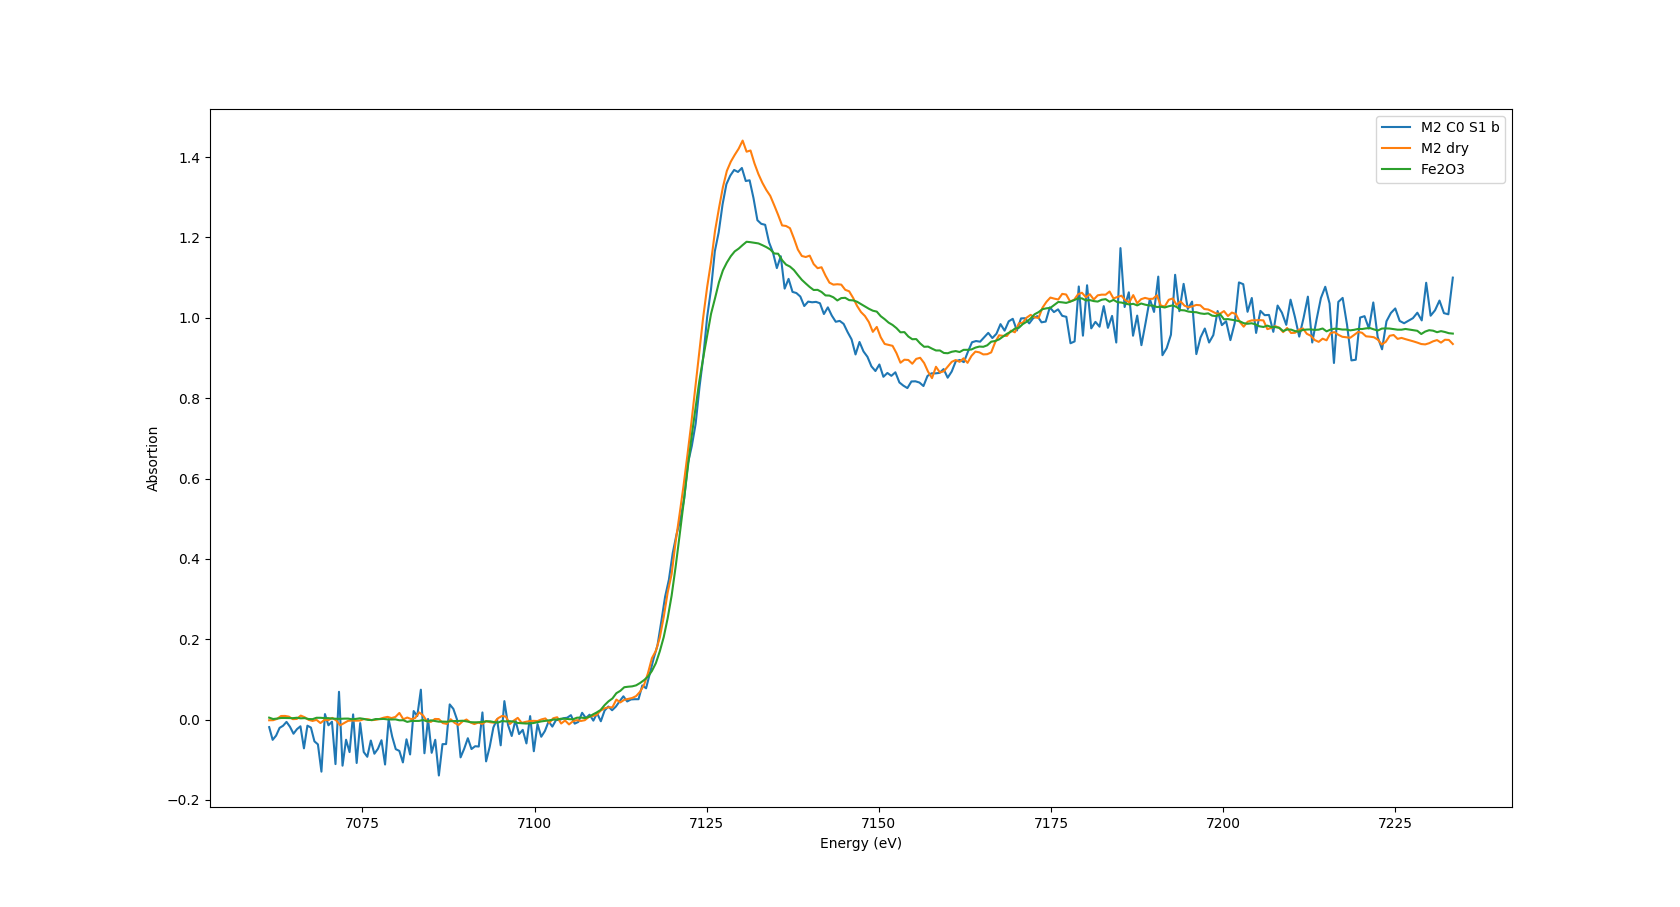

Write Python code to recreate this figure.
from __future__ import division, print_function

from helxas import HelXAS

from bayesfit.fit import least_squares, outlier_fit

import numpy as np
import matplotlib.pyplot as plt

helxas = HelXAS('1251_Luke','/home/xasadmin/data')
helxas.set_analyser('Si',531)
helxas.theta_calibration = 0

helxas_ref = HelXAS('1238_Luke','/home/xasadmin/data')
helxas_ref.set_analyser('Si',531)
helxas_ref.theta_calibration = 0

helxas_ref2 = HelXAS('1257_Luke','/home/xasadmin/data')
helxas_ref2.set_analyser('Si',531)
helxas_ref2.theta_calibration = 0

#FeS 1
SI = (range(22,25)+[49],[20,21])

SFe = (range(14,17), [17,19])
SFeS = (range(42,46), [47,48])
SFe2O3 = (range(35,40),[40,41])

#FeS 2
SI2 = ([86],[87,88])
#SFe2 = (range(14,17), [17,19])
#SFeS = (range(80,84), [84,85])

I0_ini = ([168],[160,161])
I_m2_ini = (range(164,168),[169,170])



I0_ind = ([150,218],[117,118])
m1_ind = ([138,141,144,147],[136,137])
metal1_ind = ([206,209,212,215],[204,205])
I0s_ind = ([258,326],[225,226])
m1s_ind = ([246,249,252,255],[244,245])
metal1s_ind = ([314,317,320,323],[312,313])

I0_ind2 = ([151,219],[117,118])
m1_ind2 = ([139,142,145,148],[136,137])
metal2_ind = ([207,210,213,216],[204,205])
I0s_ind2 = ([259,327],[225,226])
m1s_ind2 = ([247,250,253,256],[244,245])
metal2s_ind = ([315,318,321,324],[312,313])

I0_ind3 = ([152,220],[117,118])
m1_ind3 = ([140,143,146,149],[136,137])
metal3_ind = ([208,211,214,217],[204,205])
I0s_ind3 = ([260,328],[225,226])
m1s_ind3 = ([248,251,254,257],[244,245])
metal3s_ind = ([316,319,322,325],[312,313])

# Part 1
helxas.read_I0(I0_ind[0],I0_ind[1],20)
helxas.read_I('m11',m1_ind[0],m1_ind[1],20)
helxas.read_I('metal11', metal1_ind[0], metal1_ind[1], 20)

helxas.set_background_fit_order(1,False)

e,mux,mux_err = helxas.get_spectrum('m11')

em, muxm, muxm_err = helxas.get_spectrum('metal11')

helxas.read_I0(I0s_ind[0],I0s_ind[1],20)
helxas.read_I('m11s',m1s_ind[0],m1s_ind[1],20)
helxas.read_I('metal21', metal1s_ind[0], metal1s_ind[1], 20)

helxas.set_background_fit_order(1,False)

es,muxs,muxs_err = helxas.get_spectrum('m11s')
ems, muxms, muxms_err = helxas.get_spectrum('metal21')

np.savetxt('test1.dat',np.array([es,muxs,muxs_err]).T)                               

# Part 2
helxas.read_I0(I0_ind2[0],I0_ind2[1],20)
helxas.read_I('m12',m1_ind2[0],m1_ind2[1],20)
helxas.read_I('metal12', metal2_ind[0], metal2_ind[1], 20)

helxas.set_background_fit_order(1,False)

e2,mux2,mux2_err = helxas.get_spectrum('m12')
em2, muxm2, muxm2_err = helxas.get_spectrum('metal12')

helxas.read_I0(I0s_ind2[0],I0s_ind2[1],20)
helxas.read_I('m12s',m1s_ind2[0],m1s_ind2[1],20)
helxas.read_I('metal22', metal2s_ind[0], metal2s_ind[1], 20)

helxas.set_background_fit_order(1,False)

es2,muxs2,muxs2_err = helxas.get_spectrum('m12s')
ems2, muxms2, muxms2_err = helxas.get_spectrum('metal22')

plt.figure()
#plt.errorbar(e,mux,mux_err)
#plt.errorbar(e2,mux2,mux2_err)

np.savetxt('test2.dat',np.array([es2,muxs2,muxs2_err]).T)

# Part 3
helxas.read_I0(I0_ind3[0],I0_ind3[1],20)
helxas.read_I('m13',m1_ind3[0],m1_ind3[1],20)
helxas.read_I('metal13', metal3_ind[0], metal3_ind[1], 20)

helxas.set_background_fit_order(1,False)

e3,mux3,mux3_err = helxas.get_spectrum('m13')
em3, muxm3, muxm3_err = helxas.get_spectrum('metal13')

helxas.read_I0(I0s_ind3[0],I0s_ind3[1],20)
helxas.read_I('m13s',m1s_ind3[0],m1s_ind3[1],20)
helxas.read_I('metal23', metal3s_ind[0], metal3s_ind[1], 20)

helxas.set_background_fit_order(1,False)

es3,muxs3,muxs3_err = helxas.get_spectrum('m13s')
ems3, muxms3, muxms3_err = helxas.get_spectrum('metal23')

np.savetxt('test3.dat',np.array([es3,muxs3,muxs3_err]).T)
#plt.errorbar(e3,mux3,mux3_err)

# Stitch I

mux_s1 = np.concatenate((mux[e < 7.100423329842326893e+03],mux2[e2 >= 7.100423329842326893e+03]))
mux_s1_err = np.concatenate((mux_err[e < 7.100423329842326893e+03],mux2_err[e2 >= 7.100423329842326893e+03]))
e_s1 = np.concatenate((e[e < 7.100423329842326893e+03],e2[e2 >= 7.100423329842326893e+03]))

mux_s1s = np.concatenate((muxs[es < 7.100423329842326893e+03],muxs2[es2 >= 7.100423329842326893e+03]))
mux_s1s_err = np.concatenate((muxs_err[es < 7.100423329842326893e+03],muxs2_err[es2 >= 7.100423329842326893e+03]))
e_s1s = np.concatenate((es[es < 7.100423329842326893e+03],es2[es2 >= 7.100423329842326893e+03]))

mux_s2 = np.concatenate((mux_s1[e_s1 <= 7.177215327513202283e+03],mux3[e3 > 7.177215327513202283e+03]))
mux_s2_err = np.concatenate((mux_s1_err[e_s1 <= 7.177215327513202283e+03],mux3_err[e3 > 7.177215327513202283e+03]))
e_s2 = np.concatenate((e_s1[e_s1 <= 7.177215327513202283e+03],e3[e3 > 7.177215327513202283e+03]))

mux_s2s = np.concatenate((mux_s1s[e_s1s <= 7.177215327513202283e+03],muxs3[es3 > 7.177215327513202283e+03]))
mux_s2s_err = np.concatenate((mux_s1s_err[e_s1s <= 7.177215327513202283e+03],muxs3_err[es3 > 7.177215327513202283e+03]))
e_s2s = np.concatenate((e_s1s[e_s1s <= 7.177215327513202283e+03],es3[es3 > 7.177215327513202283e+03]))

# Stitch metal foil
mux_m1 = np.concatenate((muxm[em < 7.100423329842326893e+03],muxm2[em2 >= 7.100423329842326893e+03]))
mux_m1_err = np.concatenate((muxm_err[em < 7.100423329842326893e+03],muxm2_err[em2 >= 7.100423329842326893e+03]))
e_m1 = np.concatenate((em[em < 7.100423329842326893e+03],em2[em2 >= 7.100423329842326893e+03]))

mux_m1s = np.concatenate((muxms[ems < 7.100423329842326893e+03],muxms2[ems2 >= 7.100423329842326893e+03]))
mux_m1s_err = np.concatenate((muxms_err[ems < 7.100423329842326893e+03],muxms2_err[ems2 >= 7.100423329842326893e+03]))
e_m1s = np.concatenate((ems[ems < 7.100423329842326893e+03],ems2[ems2 >= 7.100423329842326893e+03]))

mux_m2 = np.concatenate((mux_m1[e_m1 <= 7.177215327513202283e+03],muxm3[em3 > 7.177215327513202283e+03]))
mux_m2_err = np.concatenate((mux_m1_err[e_m1 <= 7.177215327513202283e+03],muxm3_err[em3 > 7.177215327513202283e+03]))
e_m2 = np.concatenate((e_s1[e_s1 <= 7.177215327513202283e+03],e3[e3 > 7.177215327513202283e+03]))

mux_m2s = np.concatenate((mux_m1s[e_m1s <= 7.177215327513202283e+03],muxms3[ems3 > 7.177215327513202283e+03]))
mux_m2s_err = np.concatenate((mux_m1s_err[e_m1s <= 7.177215327513202283e+03],muxms3_err[ems3 > 7.177215327513202283e+03]))
e_m2s = np.concatenate((e_m1s[e_m1s <= 7.177215327513202283e+03],ems3[ems3 > 7.177215327513202283e+03]))

#Reference samples
helxas_ref.read_I0(SI[0],SI[1],8)
helxas_ref.read_I('Fe',SFe[0],SFe[1],8)
#helxas_ref2.read_I0(SI2[0],SI2[1],40)
helxas_ref.read_I('FeS', SFeS[0],SFeS[1],8)
helxas_ref.read_I('Fe2O3', SFe2O3[0],SFe2O3[1],8)

helxas_ref.set_background_fit_order(3,False)
helxas_ref2.set_background_fit_order(3,False)
e_Fe, mux_Fe, mux_err_Fe = helxas_ref.get_spectrum('Fe')
e_FeS, mux_FeS, mux_err_FeS = helxas_ref.get_spectrum('FeS')
e_Fe2O3, mux_Fe2O3, mux_err_Fe2O3 = helxas_ref.get_spectrum('Fe2O3')

helxas_ref.read_I0(I0_ini[0],I0_ini[1],40)
helxas_ref.read_I('M2_dry',I_m2_ini[0],I_m2_ini[1],40)

helxas_ref.set_background_fit_order(3,False)
e_dry, mux_dry, mux_err_dry = helxas_ref.get_spectrum('M2_dry')

e_Fe = e_Fe - 8.2
e_FeS  = e_FeS -8.4
e_dry = e_dry - 8.4
e_Fe2O3 = e_Fe2O3 -8.4

#Nollatason leikkaus

n_s2 = np.polyfit(e_s2[:86],mux_s2[:86],1)
n_s2s = np.polyfit(e_s2s[:86],mux_s2s[:86],1)
n_m2 = np.polyfit(em,muxm,1)
n_m2s = np.polyfit(ems,muxms,1)

fit_e = np.linspace(7.061455915797724629e+03,7.233339179611556574e+03,301)
mux_FeS = np.interp(fit_e, e_FeS, mux_FeS)
mux_Fe2O3 = np.interp(fit_e, e_Fe2O3, mux_Fe2O3)
mux_dry = np.interp(fit_e, e_dry, mux_dry)
n_FeS = np.polyfit(fit_e[:86],mux_FeS[:86],1)
n_Fe2O3 = np.polyfit(fit_e[:86],mux_Fe2O3[:86],1)
n_dry = np.polyfit(fit_e[:86], mux_dry[:86],1)


mux_s2 = mux_s2 - np.polyval(n_s2,fit_e)-0.02
mux_s2s = mux_s2s - np.polyval(n_s2s,fit_e)-0.01
mux_m2 = mux_m2 - np.polyval(n_m2,fit_e)
mux_m2s = mux_m2s - np.polyval(n_m2s,fit_e)
mux_Fe = mux_Fe - np.min(mux_Fe)
mux_FeS = mux_FeS - np.polyval(n_FeS,fit_e)
mux_Fe2O3 = mux_Fe2O3 - np.polyval(n_Fe2O3,fit_e)
mux_dry  = mux_dry -np.polyval(n_dry,fit_e)

#Normalisointi
#mux_s2 = mux_s2*(1-0.0003*(e_s2s-7200))
mux_s2_err = mux_s2_err/np.mean(mux_s2[np.logical_and(e_s2<7190,e_s2>7175)])


mux_s2 = mux_s2/np.mean(mux_s2[np.logical_and(e_s2<7230,e_s2>7170)])
mux_s2s = mux_s2s/np.mean(mux_s2s[np.logical_and(e_s2s<7230,e_s2s>7170)])
mux_FeS = mux_FeS/np.mean(mux_FeS[np.logical_and(fit_e<7230,fit_e>7170)])
mux_Fe2O3 = mux_Fe2O3/np.mean(mux_Fe2O3[np.logical_and(fit_e<7230,fit_e>7170)])
mux_dry = mux_dry/np.mean(mux_dry[np.logical_and(fit_e<7230,fit_e>7170)])

#mux_s2 = mux_s2/np.trapz(mux_s2,dx=1)
#mux_s2s = mux_s2s/np.trapz(mux_s2s,dx=1)
#mux_FeS = mux_FeS/np.trapz(mux_FeS,dx=1)

#mux_s2s = mux_s2s*(1+0.0015*(e_s2s-7175))
#mux_FeS = mux_FeS*(1-0.0001*(e_s2s-7200))
#Prosentin selvitys

ind=np.logical_and(fit_e < 7170, fit_e > 7100)


def model(x, A, B):
    y_Fe2O3 = np.interp(x, fit_e, mux_Fe2O3)
    y_dry = np.interp(x, fit_e, mux_dry)

    return A*y_Fe2O3 + B*y_dry 

fit = outlier_fit(model, [0.2,0.8], e_s2,mux_s2, mux_s2_err, method='cauchy')
#fit = outlier_fit(model, [0.2,0.8], e_s2s[ind],mux_s2s[ind], np.min(mux_s2s_err),method='concervative')
#fit = least_squares(model, [0.2,0.8], e_s2s,mux_s2s, mux_s2s_err)
print(fit.get_result())
res_p = fit.get_result()[0]
res_cov = fit.get_result()[1]


#Plotting
np.savetxt('stich_test.dat',np.array([e_s2,mux_s2,mux_s2_err]).T)
plt.plot(e_s2,mux_s2, label='M2 C0 S1 b') 
plt.plot(fit_e, mux_dry, label='M2 dry')
#plt.plot(e_s2s,mux_s2s, label='M2 C1 S1 a')
#plt.errorbar(e_m2,mux_m2/np.max(mux_m2), label='metal no s') 
#plt.errorbar(e_m2s,mux_m2s/np.max(mux_m2s), label='metal s')
#plt.errorbar(e_Fe,mux_Fe/np.max(mux_Fe), label='ref metal')
#plt.plot(fit_e,mux_FeS, label='ref FeS')
plt.plot(fit_e,mux_Fe2O3, label='Fe2O3')
#plt.plot(fit_e, model(fit_e,fit.p[0],fit.p[1]), label='fit Fe2O3 = %.4f $\pm$ %.4f, M2 = %.4f $\pm$ %.4f' %(res_p[0], res_cov[0], res_p[1], res_cov[1]))
plt.ylabel('Absortion')
plt.xlabel('Energy (eV)')
plt.legend()
plt.show()
